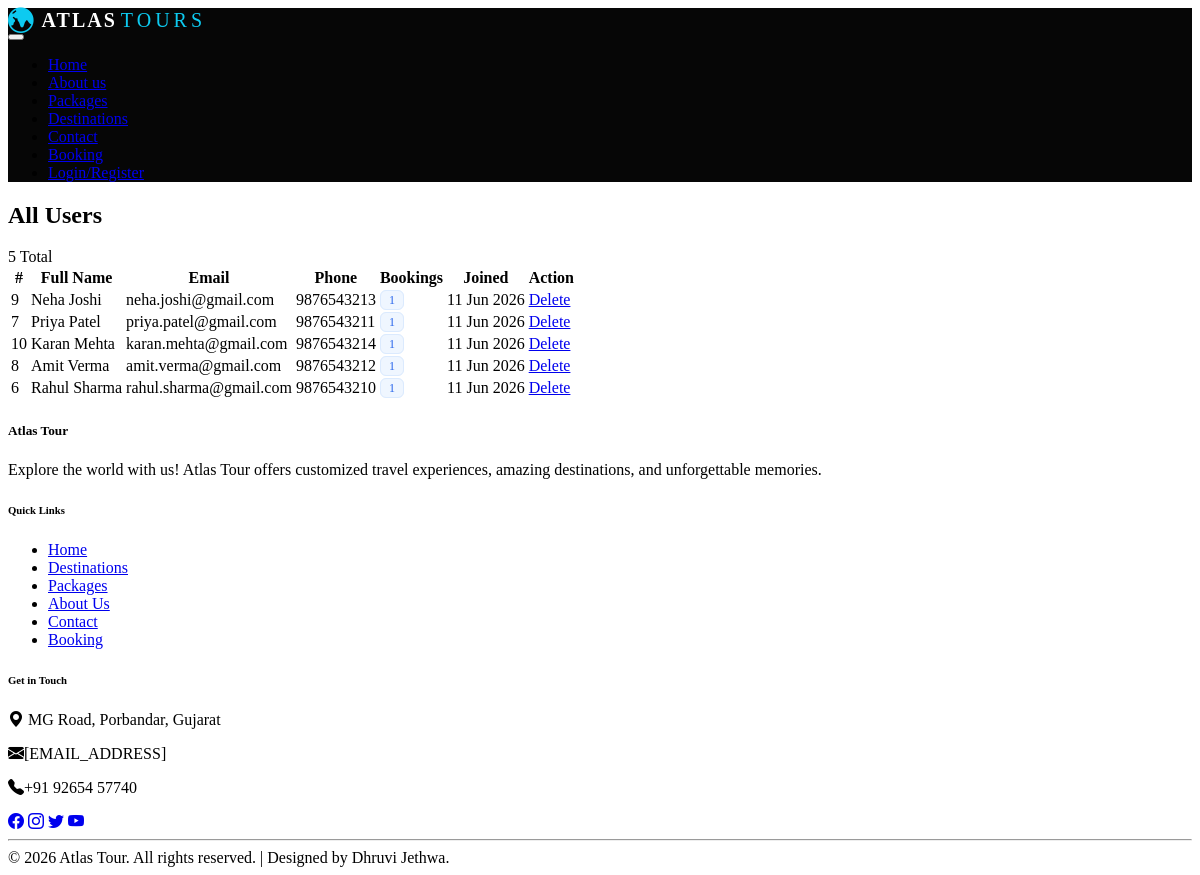
/admin/users.php, run on the app's committed database.
### tables this page shows
CREATE TABLE `users` (
  `id` int(11) NOT NULL,
  `full_name` varchar(150) NOT NULL,
  `email` varchar(150) NOT NULL,
  `phone` varchar(20) DEFAULT NULL,
  `password` varchar(255) NOT NULL,
  `location` varchar(150) DEFAULT NULL,
  `created_at` timestamp NOT NULL DEFAULT current_timestamp()
);

### admin/users.php (the view, shortened to what this page needs)
<?php
require_once '../config/database.php';
require_once 'header.php';
$users = mysqli_query($conn, "SELECT u.*, COUNT(b.id) AS booking_count FROM users u LEFT JOIN bookings b ON b.user_id = u.id GROUP BY u.id ORDER BY u.created_at DESC");
?>
<div class="card">
    <div class="card-header">
        <h2>All Users</h2>
        <span class="badge"><?php echo mysqli_num_rows($users); ?> Total</span>
    </div>
    <table>
        <thead>
            <tr>
                <th>#</th>
                <th>Full Name</th>
                <th>Email</th>
                <th>Phone</th>
                <th>Bookings</th>
                <th>Joined</th>
                <th>Action</th>
            </tr>
        </thead>
        <tbody>
            <?php if (mysqli_num_rows($users) > 0): ?>
                <?php while ($row = mysqli_fetch_assoc($users)): ?>
                <tr>
                    <td><?php echo $row['id']; ?></td>
                    <td><?php echo htmlspecialchars($row['full_name']); ?></td>
                    <td><?php echo htmlspecialchars($row['email']); ?></td>
                    <td><?php echo htmlspecialchars($row['phone']); ?></td>
                    <td>
                        <span style="background: #EFF6FF; color: #2563EB; border: 1px solid #DBEAFE; padding: 2px 8px; border-radius: 6px; font-size: 12px; font-weight: 500;">
                            <?php echo $row['booking_count']; ?>
                        </span>
                    </td>
                    <td><?php echo date('d M Y', strtotime($row['created_at'])); ?></td>
                    <td>
                        <a href="users.php?delete=<?php echo $row['id']; ?>"
                           class="btn btn-danger btn-sm"
                           onclick="return confirm('Delete this user and all their bookings?')">Delete</a>
                    </td>
                </tr>
                <?php endwhile; ?>
            <?php else: ?>
                <tr><td colspan="7" style="text-align:center; color:#64748b;">No users found.</td></tr>
            <?php endif; ?>
        </tbody>
    </table>
</div>
<?php require_once 'footer.php'; ?>

### data on the page
users: id "9", full_name "Neha Joshi", email "neha.joshi@gmail.com", phone "9876543213", booking_count "1", created_at "11 Jun 2026"
users: id "7", full_name "Priya Patel", email "priya.patel@gmail.com", phone "9876543211", booking_count "1", created_at "11 Jun 2026"
users: id "10", full_name "Karan Mehta", email "karan.mehta@gmail.com", phone "9876543214", booking_count "1", created_at "11 Jun 2026"
users: id "8", full_name "Amit Verma", email "amit.verma@gmail.com", phone "9876543212", booking_count "1", created_at "11 Jun 2026"
users: id "6", full_name "Rahul Sharma", email "rahul.sharma@gmail.com", phone "9876543210", booking_count "1", created_at "11 Jun 2026"

### other printed values
mysqli_num_rows($users) "5"
